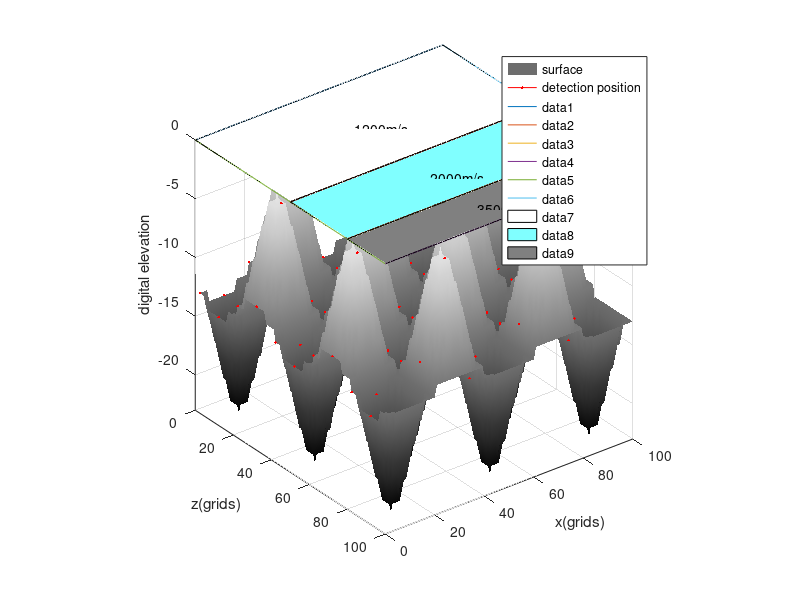

Write MATLAB code to recreate this figure.
clear;clc;

%************************1:the surface definition****************************
x=1:100;
y=1:100;
for i=1:length(x)
    for j=1:length(y)
        z(i,j)=-(12+round(10*sin(5*pi*x(i)/100)*sin(5*pi*y(j)/100)+0.5));
    end
end
x1=1:10:100;
y1=1:10:100;
for i=1:length(x1)
    for j=1:length(y1)
        z1(i,j)=-(12+round(10*sin(5*pi*x1(i)/100)*sin(5*pi*y1(j)/100)+0.5));
    end
end
[Y,X]=meshgrid(y,x);
surf(X',Y',z');
shading interp;colormap gray;
axis square;axis tight;grid on
xlabel('x(grids)');ylabel('y(grids)');zlabel('digital elevation');
for i=1:length(x1)
    for j=1:length(y1)
        hold on;
        plot3(x1(i), y1(j), z1(i,j),'r.-');
    end
end
legend('surface','detection position');

%%%%%%%%%%%%%%%%%%%%%%%%%%%%%%%%%%%%%%%%%%%%%%%%%%%%%%%%%%%%%%%%%%
plot([0:100],zeros(1,101));
hold on;
plot([0:100],zeros(1,101)+50);
hold on;
plot([0:100],zeros(1,101)+80);
hold on;
plot([0:100],zeros(1,101)+100);
hold on;
plot(zeros(1,101),[0:100]);
hold on;
plot(zeros(1,101)+100,[0:100]);
hold on;
fill([[0:100],fliplr([0:100])],[zeros(1,101),fliplr(zeros(1,101)+50)],[1 1 1]);
hold on;
fill([[0:100],fliplr([0:100])],[zeros(1,101)+50,fliplr(zeros(1,101)+80)],[.5 1 1]);
hold on;
fill([[0:100],fliplr([0:100])],[zeros(1,101)+80,fliplr(zeros(1,101)+100)],[.5 .5 .5]);
hold on;
text(45,25,'1200m/s');
hold on;
text(45,65,'2000m/s');
hold on;
text(45,90,'3500m/s');
axis ij;
xlabel('x(grids)');ylabel('z(grids)');


